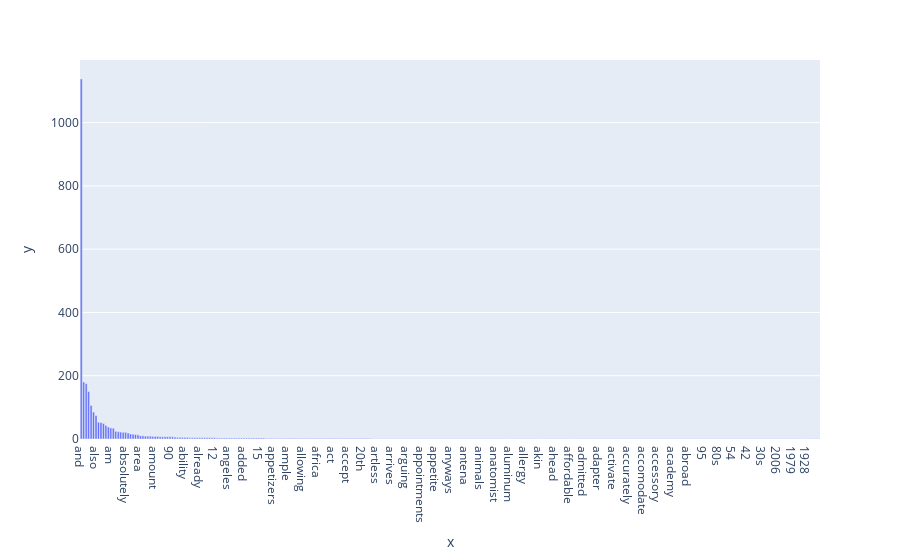

Notebook code for this chart:
### Markdown cell above
### >>> **Exercise 15 (take home):** 
Additionally, you can attempt to sort the terms on the `x-axis` by frequency instead of in alphabetical order. This way the visualization is more meaninfgul and you will be able to observe the so called [long tail](https://en.wikipedia.org/wiki/Long_tail) (get familiar with this term since it will appear a lot in data mining and other statistics courses). see picture below

![alt txt](https://upload.wikimedia.org/wikipedia/commons/thumb/8/8a/Long_tail.svg/1000px-Long_tail.svg.png)

### Code cell
# Answer here

freq_word = zip(term_frequencies[:300].tolist(),count_vect.get_feature_names_out()[:300].tolist())
freq_word = sorted(freq_word, reverse= True)
fig = px.bar(x=[word for _,word in freq_word] , y=[freq for freq,_ in freq_word])
fig.show()

### Figure 1 — Plotly figure (JSON) as saved in the notebook; plotly's stock layout.template omitted (floating-point values rounded to 4 significant figures; data arrays with more than 128 entries replaced by an {"elided": "..."} marker saying what was removed)
{"data": [{"alignmentgroup": "True", "hovertemplate": "x=%{x}<br>y=%{y}<extra></extra>", "legendgroup": "", "marker": {"color": "#636efa", "pattern": {"shape": ""}}, "name": "", "offsetgroup": "", "orientation": "v", "showlegend": false, "textposition": "auto", "type": "bar", "x": {"elided": "300 str values"}, "xaxis": "x", "y": {"elided": "300 int values"}, "yaxis": "y"}], "layout": {"barmode": "relative", "legend": {"tracegroupgap": 0}, "margin": {"t": 60}, "xaxis": {"anchor": "y", "domain": [0, 1], "title": {"text": "x"}}, "yaxis": {"anchor": "x", "domain": [0, 1], "title": {"text": "y"}}}}
